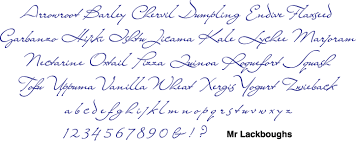
#> input picture p1.png, 356 x 141 px
$ python line_seperation.py
#> lines starting #> are read from the running program, lines starting #| are printed output that depends on the picture; after the words box and inside, x2 and y2 are one past the last pixel; in counts of white or black regions, pixels touching at a corner belong together
import cv2
import numpy as np

image = cv2.imread('p1.png', cv2.IMREAD_GRAYSCALE)
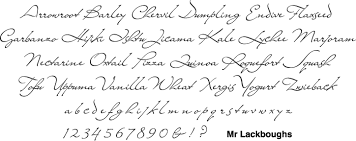
#> image: shape (141, 356); min 0, max 255, mean 242.5
(thresh, im_bw) = cv2.threshold(image, 128, 255, cv2.THRESH_BINARY | cv2.THRESH_OTSU)
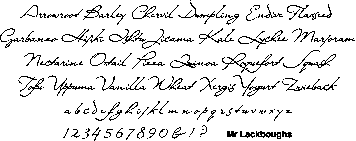
#> im_bw: shape (141, 356); 91.1% white; black in thin lines or dots
#> thresh = 192

def filter_region(image, vertices):
    mask = np.zeros_like(image)
    if len(mask.shape)==2:
        cv2.fillPoly(mask, vertices, 255)
    else:
        cv2.fillPoly(mask, vertices, (255,)*mask.shape[2])
    return cv2.bitwise_and(image, mask)

rows, cols = image.shape[:2]
#> rows = 141; cols = 356
r1 = 0
r2 = 0.1


while r2 <= 1:
    bottom_left = [cols * 0, rows * r2]
#> bottom_left = [0, 14.1]
    top_left = [cols * 0, rows * r1]
#> top_left = [0, 0]
    bottom_right = [cols * 1, rows * r2]
#> bottom_right = [356, 14.1]
    top_right = [cols * 1, rows * r1]
#> top_right = [356, 0]
    vertices = np.array([[bottom_left, top_left, top_right, bottom_right]], dtype=np.int32)
#> vertices = [[0, 14], [0, 0], [356, 0], [356, 14]]
    img = filter_region(image, vertices)
#> in filter_region, `cv2.fillPoly(mask, vertices, 255)`:
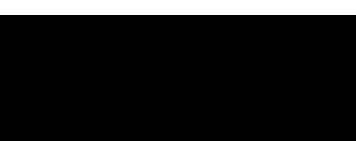
#> mask: shape (141, 356); 10.6% white; 1 white region, box (x1, y1, x2, y2) and area: (0, 0, 356, 15) 5340
    cv2.imshow('b' + str(r1),img)

    r1 = r1 + 0.1
    r2 = r2 + 0.1
cv2.waitKey(0)
cv2.destroyAllWindows()
